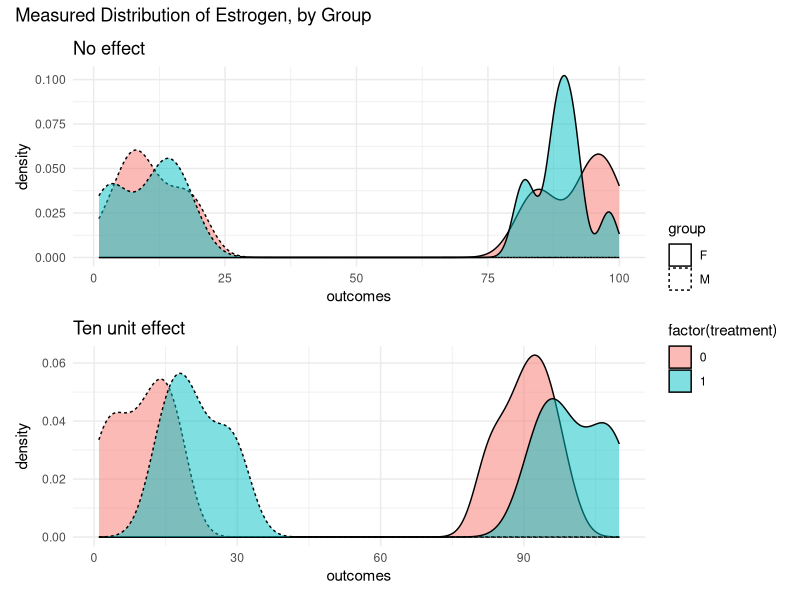
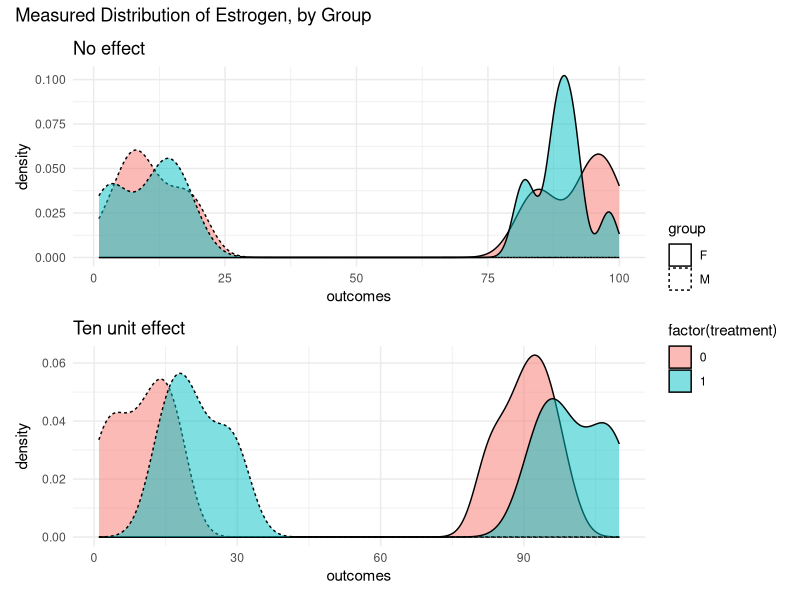

Reproduce these figures in R, in order.
## ---- chunk 1
library(data.table)
library(ggplot2)
library(patchwork)

theme_set(theme_minimal())

knitr::knit_engines$set(notes = function(options) {
  code <- paste(options$code, collapse = "\n")
})
## ---- chunk 2
set.seed(1414)

sim_normal_study <- function(treatment_effect=0) {
  ## this function will create a "world" to analyze using an experiment, 
  ## then, it will estimate the ate within that world 
  ## it returns the ate and the number of women who are in treatment 
  
  require(data.table)
  
  d <- data.table(
      group        = rep(c('M', 'F'), each = 20), 
      po_control   = c(1:20, 81:100), 
        ## treatment_effect = 0 --> sharp null is true
      po_treatment = c(1:20, 81:100) + treatment_effect, 
      treatment = sample(1:0, size = 40, replace = TRUE))[ , ## notice we're now assigning
      outcomes := po_treatment * treatment + po_control * (1 - treatment)]

  ate <- d[ , mean(outcomes[treatment == 1]) - mean(outcomes[treatment == 0])]
  n_women_treatment = d[treatment == 1 & group == 'F', .N]

  return(list(
    data = d,
    ate = ate, 
    n_women_treatment = n_women_treatment
    ))
}
## ---- chunk 3
experiment_one <- sim_normal_study(treatment_effect = 0)
experiment_two <- sim_normal_study(treatment_effect = 10)
## ---- chunk 4
experiment_one_plot <- ggplot(data = experiment_one$data) + 
  aes(x = outcomes, fill = factor(treatment), linetype = group) + 
  geom_density(alpha = 0.5) + 
  labs(title = 'No effect'
  )
experiment_two_plot <- ggplot(data = experiment_two$data) + 
  aes(x = outcomes, fill = factor(treatment), linetype = group) + 
  geom_density(alpha = 0.5) + 
  labs(title = 'Ten unit effect'
  )

(experiment_one_plot / experiment_two_plot) + 
  plot_annotation(title = 'Measured Distribution of Estrogen, by Group') + 
  plot_layout(guides = 'collect')
## ---- chunk 5
experiment_one_plot <- ggplot(data = experiment_one$data) + 
  aes(x = outcomes, fill = factor(treatment), linetype = group) + 
  geom_density(alpha = 0.5) + 
  labs(title = 'No effect'
  )
experiment_two_plot <- ggplot(data = experiment_two$data) + 
  aes(x = outcomes, fill = factor(treatment), linetype = group) + 
  geom_density(alpha = 0.5) + 
  labs(title = 'Ten unit effect'
  )

(experiment_one_plot / experiment_two_plot) + 
  plot_annotation(title = 'Measured Distribution of Estrogen, by Group') + 
  plot_layout(guides = 'collect')
